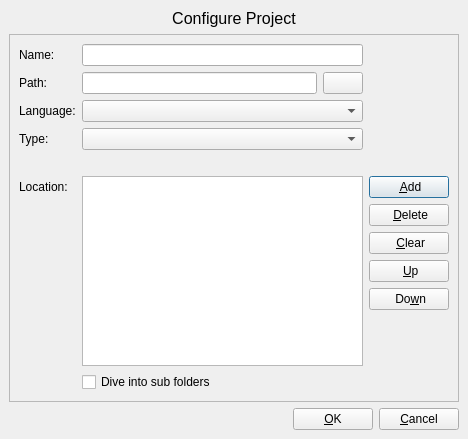
<ui version="4.0" >
 <class>NewProject</class>
 <widget class="QDialog" name="NewProject" >
  <property name="geometry" >
   <rect>
    <x>0</x>
    <y>0</y>
    <width>468</width>
    <height>439</height>
   </rect>
  </property>
  <property name="windowTitle" >
   <string>Dialog</string>
  </property>
  <layout class="QGridLayout" >
   <property name="margin" >
    <number>9</number>
   </property>
   <property name="spacing" >
    <number>6</number>
   </property>
   <item row="1" column="0" colspan="2" >
    <widget class="QFrame" name="frame_2" >
     <property name="frameShape" >
      <enum>QFrame::StyledPanel</enum>
     </property>
     <property name="frameShadow" >
      <enum>QFrame::Raised</enum>
     </property>
     <layout class="QGridLayout" >
      <property name="margin" >
       <number>9</number>
      </property>
      <property name="spacing" >
       <number>6</number>
      </property>
      <item row="4" column="1" >
       <spacer>
        <property name="orientation" >
         <enum>Qt::Vertical</enum>
        </property>
        <property name="sizeType" >
         <enum>QSizePolicy::Fixed</enum>
        </property>
        <property name="sizeHint" >
         <size>
          <width>20</width>
          <height>20</height>
         </size>
        </property>
       </spacer>
      </item>
      <item row="5" column="3" >
       <widget class="QPushButton" name="btnAdd" >
        <property name="toolTip" >
         <string>Add catalog file or folder</string>
        </property>
        <property name="whatsThis" >
         <string>&lt;h3>File/Folder path&lt;/h3>Select the file or folder path from the file selection dialog.</string>
        </property>
        <property name="text" >
         <string> &amp;Add</string>
        </property>
        <property name="icon" >
         <iconset>../images/addTM.png</iconset>
        </property>
       </widget>
      </item>
      <item rowspan="6" row="5" column="1" colspan="2" >
       <widget class="QListWidget" name="listLocation" >
        <property name="toolTip" >
         <string>The locations contain files or folders of your project.</string>
        </property>
        <property name="whatsThis" >
         <string>&lt;h3>File locations&lt;/h3>This list contains all file and folder locations for the project. You can  add, delete, or clear paths from the list. You can also move the selected item up amd down.</string>
        </property>
       </widget>
      </item>
      <item row="2" column="1" colspan="2" >
       <widget class="QComboBox" name="comboLanguage" >
        <property name="toolTip" >
         <string>The language which you translate to.</string>
        </property>
        <property name="whatsThis" >
         <string>&lt;h3>Localized language&lt;/h3> Choose the language to which you are  going to translate.</string>
        </property>
       </widget>
      </item>
      <item row="3" column="0" >
       <widget class="QLabel" name="lblprojecttype" >
        <property name="text" >
         <string>Type:</string>
        </property>
       </widget>
      </item>
      <item row="0" column="0" >
       <widget class="QLabel" name="lbllabel" >
        <property name="text" >
         <string>Name:</string>
        </property>
       </widget>
      </item>
      <item row="3" column="1" colspan="2" >
       <widget class="QComboBox" name="comboProject" >
        <property name="whatsThis" >
         <string>&lt;h3>Project type&lt;/h3> Choose the type of your project; for example, KDE, OpenOffice.org...</string>
        </property>
       </widget>
      </item>
      <item row="2" column="0" >
       <widget class="QLabel" name="lbllanguage" >
        <property name="text" >
         <string>Language:</string>
        </property>
       </widget>
      </item>
      <item row="1" column="0" >
       <widget class="QLabel" name="lblConfigurationfile" >
        <property name="statusTip" >
         <string>This is where your project is located. </string>
        </property>
        <property name="text" >
         <string>Path:</string>
        </property>
       </widget>
      </item>
      <item row="0" column="1" colspan="2" >
       <widget class="QLineEdit" name="entryName" >
        <property name="toolTip" >
         <string>The name of your project.</string>
        </property>
        <property name="whatsThis" >
         <string>&lt;h3>Project name&lt;/h3>Enter the project name.</string>
        </property>
        <property name="text" >
         <string/>
        </property>
       </widget>
      </item>
      <item row="11" column="1" colspan="2" >
       <widget class="QCheckBox" name="checkIncludeSub" >
        <property name="toolTip" >
         <string>Check to include sub folders in each location.</string>
        </property>
        <property name="whatsThis" >
         <string>&lt;h3>Dive into sub folders&lt;/h3>Check to include sub directories.</string>
        </property>
        <property name="text" >
         <string>Dive into sub folders</string>
        </property>
       </widget>
      </item>
      <item row="1" column="1" >
       <widget class="QLineEdit" name="entryPath" >
        <property name="toolTip" >
         <string>The place where you store your project file.</string>
        </property>
        <property name="whatsThis" >
         <string>&lt;h3>Project path&lt;/h3>Enter the project path with filename (.ini).</string>
        </property>
        <property name="text" >
         <string/>
        </property>
        <property name="readOnly" >
         <bool>false</bool>
        </property>
       </widget>
      </item>
      <item row="1" column="2" >
       <widget class="QPushButton" name="btnBrowse" >
        <property name="sizePolicy" >
         <sizepolicy>
          <hsizetype>4</hsizetype>
          <vsizetype>4</vsizetype>
          <horstretch>0</horstretch>
          <verstretch>0</verstretch>
         </sizepolicy>
        </property>
        <property name="whatsThis" >
         <string>&lt;h3>Project path&lt;/h3>Select the project directory via a file selection dialog. The project filename(.ini) can be typed or choosed from here.</string>
        </property>
        <property name="text" >
         <string/>
        </property>
        <property name="icon" >
         <iconset>../images/open.png</iconset>
        </property>
       </widget>
      </item>
      <item row="5" column="0" >
       <widget class="QLabel" name="label" >
        <property name="sizePolicy" >
         <sizepolicy>
          <hsizetype>5</hsizetype>
          <vsizetype>4</vsizetype>
          <horstretch>0</horstretch>
          <verstretch>0</verstretch>
         </sizepolicy>
        </property>
        <property name="font" >
         <font>
          <weight>50</weight>
          <bold>false</bold>
         </font>
        </property>
        <property name="text" >
         <string>Location:</string>
        </property>
       </widget>
      </item>
      <item rowspan="2" row="10" column="3" >
       <spacer>
        <property name="orientation" >
         <enum>Qt::Vertical</enum>
        </property>
        <property name="sizeHint" >
         <size>
          <width>65</width>
          <height>31</height>
         </size>
        </property>
       </spacer>
      </item>
      <item row="9" column="3" >
       <widget class="QPushButton" name="btnMoveDown" >
        <property name="toolTip" >
         <string>Move down</string>
        </property>
        <property name="whatsThis" >
         <string>&lt;h3>Move down&lt;/h3>Move the selected path down.</string>
        </property>
        <property name="text" >
         <string> Do&amp;wn</string>
        </property>
        <property name="icon" >
         <iconset>../images/down.png</iconset>
        </property>
       </widget>
      </item>
      <item row="8" column="3" >
       <widget class="QPushButton" name="btnMoveUp" >
        <property name="toolTip" >
         <string>Move up</string>
        </property>
        <property name="whatsThis" >
         <string>&lt;h3>Move up&lt;/h3>Move the selected path up.</string>
        </property>
        <property name="text" >
         <string> &amp;Up</string>
        </property>
        <property name="icon" >
         <iconset>../images/up.png</iconset>
        </property>
       </widget>
      </item>
      <item row="6" column="3" >
       <widget class="QPushButton" name="btnDelete" >
        <property name="toolTip" >
         <string>Delete catalog file or folder</string>
        </property>
        <property name="whatsThis" >
         <string>&lt;h3>Delete&lt;/h3>Delete the selected path from the list.</string>
        </property>
        <property name="text" >
         <string> &amp;Delete</string>
        </property>
        <property name="icon" >
         <iconset>../images/removeTM.png</iconset>
        </property>
       </widget>
      </item>
      <item row="7" column="3" >
       <widget class="QPushButton" name="btnClear" >
        <property name="toolTip" >
         <string>Clear list</string>
        </property>
        <property name="whatsThis" >
         <string>&lt;h3>Clear&lt;/h3>Clear all paths from the list.</string>
        </property>
        <property name="text" >
         <string> &amp;Clear</string>
        </property>
        <property name="icon" >
         <iconset>../images/eraser.png</iconset>
        </property>
       </widget>
      </item>
     </layout>
    </widget>
   </item>
   <item row="0" column="0" colspan="2" >
    <widget class="QLabel" name="lblProjectwizard" >
     <property name="sizePolicy" >
      <sizepolicy>
       <hsizetype>5</hsizetype>
       <vsizetype>4</vsizetype>
       <horstretch>0</horstretch>
       <verstretch>0</verstretch>
      </sizepolicy>
     </property>
     <property name="font" >
      <font>
       <pointsize>12</pointsize>
      </font>
     </property>
     <property name="text" >
      <string>Configure Project</string>
     </property>
     <property name="alignment" >
      <set>Qt::AlignCenter</set>
     </property>
    </widget>
   </item>
   <item row="2" column="1" >
    <layout class="QHBoxLayout" >
     <property name="margin" >
      <number>0</number>
     </property>
     <property name="spacing" >
      <number>6</number>
     </property>
     <item>
      <widget class="QPushButton" name="btnOK" >
       <property name="sizePolicy" >
        <sizepolicy>
         <hsizetype>4</hsizetype>
         <vsizetype>0</vsizetype>
         <horstretch>0</horstretch>
         <verstretch>0</verstretch>
        </sizepolicy>
       </property>
       <property name="text" >
        <string>&amp;OK</string>
       </property>
      </widget>
     </item>
     <item>
      <widget class="QPushButton" name="btnCancel" >
       <property name="sizePolicy" >
        <sizepolicy>
         <hsizetype>4</hsizetype>
         <vsizetype>0</vsizetype>
         <horstretch>0</horstretch>
         <verstretch>0</verstretch>
        </sizepolicy>
       </property>
       <property name="text" >
        <string>&amp;Cancel</string>
       </property>
      </widget>
     </item>
    </layout>
   </item>
   <item row="2" column="0" >
    <spacer>
     <property name="orientation" >
      <enum>Qt::Horizontal</enum>
     </property>
     <property name="sizeHint" >
      <size>
       <width>40</width>
       <height>20</height>
      </size>
     </property>
    </spacer>
   </item>
  </layout>
 </widget>
 <tabstops>
  <tabstop>entryName</tabstop>
  <tabstop>entryPath</tabstop>
  <tabstop>btnBrowse</tabstop>
  <tabstop>comboLanguage</tabstop>
  <tabstop>comboProject</tabstop>
  <tabstop>listLocation</tabstop>
  <tabstop>btnAdd</tabstop>
  <tabstop>btnDelete</tabstop>
  <tabstop>btnClear</tabstop>
  <tabstop>btnMoveUp</tabstop>
  <tabstop>btnMoveDown</tabstop>
  <tabstop>checkIncludeSub</tabstop>
  <tabstop>btnOK</tabstop>
  <tabstop>btnCancel</tabstop>
 </tabstops>
 <resources/>
 <connections/>
</ui>
